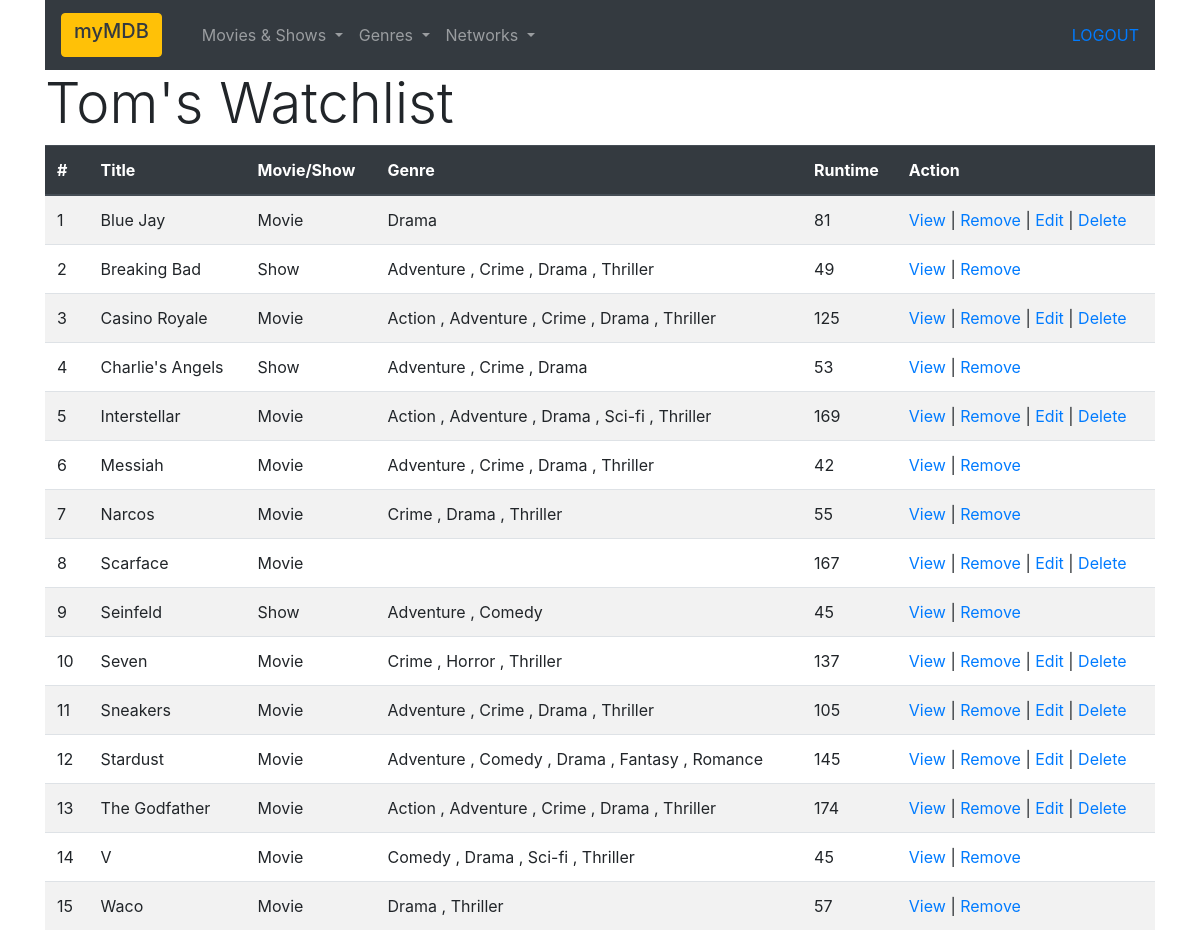
Screenshot of /shows/watchlist/view (signed in) with the database file from the repository.
### login_app/models.py (models this page shows, shortened)
class User(models.Model):
    first_name = models.CharField(max_length=255)
    last_name = models.CharField(max_length=255)
    email = models.CharField(max_length=255)
    birthday = models.DateField(null=True)
    image = models.TextField(null=True)
    photo = models.FileField(upload_to=f"avatars/", blank=True)
    password = models.CharField(max_length=128)
    created_at = models.DateTimeField(auto_now_add=True)
    modified_at = models.DateTimeField(auto_now_add=True)
    objects = UserManager()

### shows_app/models.py (models this page shows, shortened)
class Show(models.Model):
    user = models.ForeignKey(User, related_name="shows", on_delete=models.CASCADE, null=True)
    title = models.CharField(max_length=255)
    medium = models.CharField(max_length=45, null=True)
    genre = models.ManyToManyField(Genre, related_name="shows")
    total_seasons = models.IntegerField(null=True)
    total_episodes = models.IntegerField(null=True)
    runtime = models.IntegerField(null=True)
    release_date = models.DateField(null=True)
    description = models.TextField(null=True)
    image = models.TextField(null=True)
    photo = models.FileField(upload_to=f"posters/", blank=True)
    network = models.ForeignKey(Network, related_name="shows", on_delete=models.CASCADE, null=True)
    created_at = models.DateTimeField(auto_now_add=True)
    modified_at = models.DateTimeField(auto_now_add=True)
    objects = ShowManager()

class Genre(models.Model):
    user = models.ForeignKey(User, related_name="genres", on_delete=models.CASCADE, null=True)
    name = models.CharField(max_length=255)
    created_at = models.DateTimeField(auto_now_add=True)
    modified_at = models.DateTimeField(auto_now_add=True)
    objects = GenreManager()

### shows_app/views.py (the view)
# urls.py: path('watchlist/view', views.watchlist_view),
def watchlist_view(request):
    if('logged_in' not in request.session):
        return redirect("/getout")
    logged_in_user = User.objects.get(id=request.session['user_id'])
    this_list = Wlist.objects.get(user=User.objects.get(id=request.session['user_id']))
    context = {
        'this_user': logged_in_user,
        'watchlist': Show.objects.filter(watchlist=this_list).order_by('title'),
    }
    return render(request, 'watchlist.html', context)

### shows_app/templates/watchlist.html (shortened to what this page needs)
<!DOCTYPE html>
<html lang="en">
<head>
    {% load static %}
    <link rel="stylesheet" href="{% static 'css/shows_style.css' %}">
    <link rel="stylesheet" href="https://stackpath.bootstrapcdn.com/bootstrap/4.5.0/css/bootstrap.min.css"
>
</head>
<body>
    <div class="container" style="vertical-align: top;">
        <div id="js_navmenu">
            {%if request.session.logged_in%}
            <a href='/user/logout'>LOGOUT</a>
            {%endif%}
        </div>
        <h4 class="display-4">{{ this_user.first_name }}'s Watchlist</h4>
        <table class="table table-striped table-hover">
            <thead class="thead-dark">
                <tr>
                    <th scope="col">#</th>
                    <th scope="col">Title</th>
                    <th scope="col">Movie/Show</th>
                    <th scope="col">Genre</th>
                    <th scope="col">Runtime</th>
                    <th scope="col">Action</th>
                </tr>
            </thead>
            <tbody>
                {% for show in watchlist %}
                <tr>
                    <td>{{ forloop.counter }}</td>
                    <td>{{show.title}}</td>
                    <td>{{show.medium}}</td>
                    <td>
                        {% with count=1 %}
                        {% for genre in show.genre.all|dictsort:'name' %}
                        {{genre.name}}
                        {% if forloop.counter < show.genre.count %},{% endif %}
                        {% endfor %}
                        {% endwith %}
                    </td>
                    <td>{{show.runtime}}</td>
                    <td>
                        <span class="text-no-wrap">
                            <a href="/shows/view/{{show.id}}">View</a> |
                            <a href="/shows/watchlist/remove/{{show.id}}">Remove</a>
                            {% if this_user == show.user %}
                            | <a href="/shows/edit/{{show.id}}">Edit</a> |
                            <a href="/shows/delete/{{show.id}}">Delete</a>
                            {% endif %}
                        </span>
                    </td>
                </tr>
                {% endfor %}
            </tbody>
        </table>
    </div>
</body>
</html>

### shows_app/static/css/shows_style.css (style rules this page uses)
* { outline: 0px solid red; }
.text-no-wrap { overflow: hidden; text-overflow: ellipsis; white-space: nowrap; display: block; width: 100%; min-width: 1px; }

### rows the page displays
User: first_name "Tom"
Show: title "Blue Jay", medium "Movie", runtime "81"
Genre: name "Drama"
Show: title "Breaking Bad", medium "Show", runtime "49"
Genre: name "Adventure"
Genre: name "Crime"
Genre: name "Thriller"
Show: title "Casino Royale", medium "Movie", runtime "125"
Genre: name "Action"
Show: title "Charlie's Angels", medium "Show", runtime "53"
Show: title "Interstellar", medium "Movie", runtime "169"
Genre: name "Sci-fi"
Show: title "Messiah", medium "Movie", runtime "42"
Show: title "Narcos", medium "Movie", runtime "55"
Show: title "Scarface", medium "Movie", runtime "167"
Show: title "Seinfeld", medium "Show", runtime "45"
Genre: name "Comedy"
Show: title "Seven", medium "Movie", runtime "137"
Genre: name "Horror"
Show: title "Sneakers", medium "Movie", runtime "105"
Show: title "Stardust", medium "Movie", runtime "145"
Genre: name "Fantasy"
Genre: name "Romance"
Show: title "The Godfather", medium "Movie", runtime "174"
Show: title "V", medium "Movie", runtime "45"
Show: title "Waco", medium "Movie", runtime "57"
